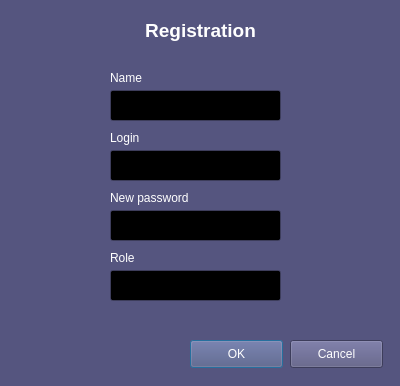
<?xml version="1.0" encoding="UTF-8"?>
<ui version="4.0">
 <class>DlgRegister</class>
 <widget class="QDialog" name="DlgRegister">
  <property name="geometry">
   <rect>
    <x>0</x>
    <y>0</y>
    <width>400</width>
    <height>386</height>
   </rect>
  </property>
  <property name="palette">
   <palette>
    <active>
     <colorrole role="WindowText">
      <brush brushstyle="SolidPattern">
       <color alpha="255">
        <red>255</red>
        <green>255</green>
        <blue>255</blue>
       </color>
      </brush>
     </colorrole>
     <colorrole role="Button">
      <brush brushstyle="SolidPattern">
       <color alpha="255">
        <red>85</red>
        <green>85</green>
        <blue>127</blue>
       </color>
      </brush>
     </colorrole>
     <colorrole role="Light">
      <brush brushstyle="SolidPattern">
       <color alpha="255">
        <red>127</red>
        <green>127</green>
        <blue>191</blue>
       </color>
      </brush>
     </colorrole>
     <colorrole role="Midlight">
      <brush brushstyle="SolidPattern">
       <color alpha="255">
        <red>106</red>
        <green>106</green>
        <blue>159</blue>
       </color>
      </brush>
     </colorrole>
     <colorrole role="Dark">
      <brush brushstyle="SolidPattern">
       <color alpha="255">
        <red>42</red>
        <green>42</green>
        <blue>63</blue>
       </color>
      </brush>
     </colorrole>
     <colorrole role="Mid">
      <brush brushstyle="SolidPattern">
       <color alpha="255">
        <red>56</red>
        <green>56</green>
        <blue>84</blue>
       </color>
      </brush>
     </colorrole>
     <colorrole role="Text">
      <brush brushstyle="SolidPattern">
       <color alpha="255">
        <red>255</red>
        <green>255</green>
        <blue>255</blue>
       </color>
      </brush>
     </colorrole>
     <colorrole role="BrightText">
      <brush brushstyle="SolidPattern">
       <color alpha="255">
        <red>255</red>
        <green>255</green>
        <blue>255</blue>
       </color>
      </brush>
     </colorrole>
     <colorrole role="ButtonText">
      <brush brushstyle="SolidPattern">
       <color alpha="255">
        <red>255</red>
        <green>255</green>
        <blue>255</blue>
       </color>
      </brush>
     </colorrole>
     <colorrole role="Base">
      <brush brushstyle="SolidPattern">
       <color alpha="255">
        <red>0</red>
        <green>0</green>
        <blue>0</blue>
       </color>
      </brush>
     </colorrole>
     <colorrole role="Window">
      <brush brushstyle="SolidPattern">
       <color alpha="255">
        <red>85</red>
        <green>85</green>
        <blue>127</blue>
       </color>
      </brush>
     </colorrole>
     <colorrole role="Shadow">
      <brush brushstyle="SolidPattern">
       <color alpha="255">
        <red>0</red>
        <green>0</green>
        <blue>0</blue>
       </color>
      </brush>
     </colorrole>
     <colorrole role="AlternateBase">
      <brush brushstyle="SolidPattern">
       <color alpha="255">
        <red>42</red>
        <green>42</green>
        <blue>63</blue>
       </color>
      </brush>
     </colorrole>
     <colorrole role="ToolTipBase">
      <brush brushstyle="SolidPattern">
       <color alpha="255">
        <red>255</red>
        <green>255</green>
        <blue>220</blue>
       </color>
      </brush>
     </colorrole>
     <colorrole role="ToolTipText">
      <brush brushstyle="SolidPattern">
       <color alpha="255">
        <red>0</red>
        <green>0</green>
        <blue>0</blue>
       </color>
      </brush>
     </colorrole>
    </active>
    <inactive>
     <colorrole role="WindowText">
      <brush brushstyle="SolidPattern">
       <color alpha="255">
        <red>255</red>
        <green>255</green>
        <blue>255</blue>
       </color>
      </brush>
     </colorrole>
     <colorrole role="Button">
      <brush brushstyle="SolidPattern">
       <color alpha="255">
        <red>85</red>
        <green>85</green>
        <blue>127</blue>
       </color>
      </brush>
     </colorrole>
     <colorrole role="Light">
      <brush brushstyle="SolidPattern">
       <color alpha="255">
        <red>127</red>
        <green>127</green>
        <blue>191</blue>
       </color>
      </brush>
     </colorrole>
     <colorrole role="Midlight">
      <brush brushstyle="SolidPattern">
       <color alpha="255">
        <red>106</red>
        <green>106</green>
        <blue>159</blue>
       </color>
      </brush>
     </colorrole>
     <colorrole role="Dark">
      <brush brushstyle="SolidPattern">
       <color alpha="255">
        <red>42</red>
        <green>42</green>
        <blue>63</blue>
       </color>
      </brush>
     </colorrole>
     <colorrole role="Mid">
      <brush brushstyle="SolidPattern">
       <color alpha="255">
        <red>56</red>
        <green>56</green>
        <blue>84</blue>
       </color>
      </brush>
     </colorrole>
     <colorrole role="Text">
      <brush brushstyle="SolidPattern">
       <color alpha="255">
        <red>255</red>
        <green>255</green>
        <blue>255</blue>
       </color>
      </brush>
     </colorrole>
     <colorrole role="BrightText">
      <brush brushstyle="SolidPattern">
       <color alpha="255">
        <red>255</red>
        <green>255</green>
        <blue>255</blue>
       </color>
      </brush>
     </colorrole>
     <colorrole role="ButtonText">
      <brush brushstyle="SolidPattern">
       <color alpha="255">
        <red>255</red>
        <green>255</green>
        <blue>255</blue>
       </color>
      </brush>
     </colorrole>
     <colorrole role="Base">
      <brush brushstyle="SolidPattern">
       <color alpha="255">
        <red>0</red>
        <green>0</green>
        <blue>0</blue>
       </color>
      </brush>
     </colorrole>
     <colorrole role="Window">
      <brush brushstyle="SolidPattern">
       <color alpha="255">
        <red>85</red>
        <green>85</green>
        <blue>127</blue>
       </color>
      </brush>
     </colorrole>
     <colorrole role="Shadow">
      <brush brushstyle="SolidPattern">
       <color alpha="255">
        <red>0</red>
        <green>0</green>
        <blue>0</blue>
       </color>
      </brush>
     </colorrole>
     <colorrole role="AlternateBase">
      <brush brushstyle="SolidPattern">
       <color alpha="255">
        <red>42</red>
        <green>42</green>
        <blue>63</blue>
       </color>
      </brush>
     </colorrole>
     <colorrole role="ToolTipBase">
      <brush brushstyle="SolidPattern">
       <color alpha="255">
        <red>255</red>
        <green>255</green>
        <blue>220</blue>
       </color>
      </brush>
     </colorrole>
     <colorrole role="ToolTipText">
      <brush brushstyle="SolidPattern">
       <color alpha="255">
        <red>0</red>
        <green>0</green>
        <blue>0</blue>
       </color>
      </brush>
     </colorrole>
    </inactive>
    <disabled>
     <colorrole role="WindowText">
      <brush brushstyle="SolidPattern">
       <color alpha="255">
        <red>42</red>
        <green>42</green>
        <blue>63</blue>
       </color>
      </brush>
     </colorrole>
     <colorrole role="Button">
      <brush brushstyle="SolidPattern">
       <color alpha="255">
        <red>85</red>
        <green>85</green>
        <blue>127</blue>
       </color>
      </brush>
     </colorrole>
     <colorrole role="Light">
      <brush brushstyle="SolidPattern">
       <color alpha="255">
        <red>127</red>
        <green>127</green>
        <blue>191</blue>
       </color>
      </brush>
     </colorrole>
     <colorrole role="Midlight">
      <brush brushstyle="SolidPattern">
       <color alpha="255">
        <red>106</red>
        <green>106</green>
        <blue>159</blue>
       </color>
      </brush>
     </colorrole>
     <colorrole role="Dark">
      <brush brushstyle="SolidPattern">
       <color alpha="255">
        <red>42</red>
        <green>42</green>
        <blue>63</blue>
       </color>
      </brush>
     </colorrole>
     <colorrole role="Mid">
      <brush brushstyle="SolidPattern">
       <color alpha="255">
        <red>56</red>
        <green>56</green>
        <blue>84</blue>
       </color>
      </brush>
     </colorrole>
     <colorrole role="Text">
      <brush brushstyle="SolidPattern">
       <color alpha="255">
        <red>42</red>
        <green>42</green>
        <blue>63</blue>
       </color>
      </brush>
     </colorrole>
     <colorrole role="BrightText">
      <brush brushstyle="SolidPattern">
       <color alpha="255">
        <red>255</red>
        <green>255</green>
        <blue>255</blue>
       </color>
      </brush>
     </colorrole>
     <colorrole role="ButtonText">
      <brush brushstyle="SolidPattern">
       <color alpha="255">
        <red>42</red>
        <green>42</green>
        <blue>63</blue>
       </color>
      </brush>
     </colorrole>
     <colorrole role="Base">
      <brush brushstyle="SolidPattern">
       <color alpha="255">
        <red>85</red>
        <green>85</green>
        <blue>127</blue>
       </color>
      </brush>
     </colorrole>
     <colorrole role="Window">
      <brush brushstyle="SolidPattern">
       <color alpha="255">
        <red>85</red>
        <green>85</green>
        <blue>127</blue>
       </color>
      </brush>
     </colorrole>
     <colorrole role="Shadow">
      <brush brushstyle="SolidPattern">
       <color alpha="255">
        <red>0</red>
        <green>0</green>
        <blue>0</blue>
       </color>
      </brush>
     </colorrole>
     <colorrole role="AlternateBase">
      <brush brushstyle="SolidPattern">
       <color alpha="255">
        <red>85</red>
        <green>85</green>
        <blue>127</blue>
       </color>
      </brush>
     </colorrole>
     <colorrole role="ToolTipBase">
      <brush brushstyle="SolidPattern">
       <color alpha="255">
        <red>255</red>
        <green>255</green>
        <blue>220</blue>
       </color>
      </brush>
     </colorrole>
     <colorrole role="ToolTipText">
      <brush brushstyle="SolidPattern">
       <color alpha="255">
        <red>0</red>
        <green>0</green>
        <blue>0</blue>
       </color>
      </brush>
     </colorrole>
    </disabled>
   </palette>
  </property>
  <property name="windowTitle">
   <string>Registration</string>
  </property>
  <widget class="QLineEdit" name="lineName">
   <property name="geometry">
    <rect>
     <x>110</x>
     <y>90</y>
     <width>171</width>
     <height>31</height>
    </rect>
   </property>
  </widget>
  <widget class="QLineEdit" name="lineLogin">
   <property name="geometry">
    <rect>
     <x>110</x>
     <y>150</y>
     <width>171</width>
     <height>31</height>
    </rect>
   </property>
  </widget>
  <widget class="QLineEdit" name="lineNewPassword">
   <property name="geometry">
    <rect>
     <x>110</x>
     <y>210</y>
     <width>171</width>
     <height>31</height>
    </rect>
   </property>
   <property name="echoMode">
    <enum>QLineEdit::Password</enum>
   </property>
  </widget>
  <widget class="QLabel" name="labelName">
   <property name="geometry">
    <rect>
     <x>110</x>
     <y>70</y>
     <width>81</width>
     <height>16</height>
    </rect>
   </property>
   <property name="font">
    <font>
     <pointsize>9</pointsize>
    </font>
   </property>
   <property name="text">
    <string>Name</string>
   </property>
   <property name="alignment">
    <set>Qt::AlignLeading|Qt::AlignLeft|Qt::AlignVCenter</set>
   </property>
  </widget>
  <widget class="QLabel" name="labelLogin">
   <property name="geometry">
    <rect>
     <x>110</x>
     <y>130</y>
     <width>71</width>
     <height>16</height>
    </rect>
   </property>
   <property name="font">
    <font>
     <pointsize>9</pointsize>
    </font>
   </property>
   <property name="text">
    <string>Login</string>
   </property>
   <property name="alignment">
    <set>Qt::AlignLeading|Qt::AlignLeft|Qt::AlignVCenter</set>
   </property>
  </widget>
  <widget class="QLabel" name="labelNewPassword">
   <property name="geometry">
    <rect>
     <x>110</x>
     <y>190</y>
     <width>111</width>
     <height>16</height>
    </rect>
   </property>
   <property name="font">
    <font>
     <pointsize>9</pointsize>
    </font>
   </property>
   <property name="text">
    <string>New password</string>
   </property>
   <property name="alignment">
    <set>Qt::AlignLeading|Qt::AlignLeft|Qt::AlignVCenter</set>
   </property>
  </widget>
  <widget class="QWidget" name="verticalLayoutWidget">
   <property name="geometry">
    <rect>
     <x>0</x>
     <y>10</y>
     <width>401</width>
     <height>41</height>
    </rect>
   </property>
   <layout class="QVBoxLayout" name="verticalLayout">
    <item>
     <widget class="QLabel" name="label_4">
      <property name="font">
       <font>
        <pointsize>14</pointsize>
        <weight>75</weight>
        <bold>true</bold>
       </font>
      </property>
      <property name="text">
       <string>Registration</string>
      </property>
      <property name="alignment">
       <set>Qt::AlignCenter</set>
      </property>
     </widget>
    </item>
   </layout>
  </widget>
  <widget class="QPushButton" name="okButton">
   <property name="geometry">
    <rect>
     <x>190</x>
     <y>340</y>
     <width>93</width>
     <height>28</height>
    </rect>
   </property>
   <property name="text">
    <string>OK</string>
   </property>
  </widget>
  <widget class="QPushButton" name="cancelButton">
   <property name="geometry">
    <rect>
     <x>290</x>
     <y>340</y>
     <width>93</width>
     <height>28</height>
    </rect>
   </property>
   <property name="text">
    <string>Cancel</string>
   </property>
  </widget>
  <widget class="QLineEdit" name="lineRole">
   <property name="geometry">
    <rect>
     <x>110</x>
     <y>270</y>
     <width>171</width>
     <height>31</height>
    </rect>
   </property>
   <property name="echoMode">
    <enum>QLineEdit::Normal</enum>
   </property>
  </widget>
  <widget class="QLabel" name="labelRole">
   <property name="geometry">
    <rect>
     <x>110</x>
     <y>250</y>
     <width>71</width>
     <height>16</height>
    </rect>
   </property>
   <property name="font">
    <font>
     <pointsize>9</pointsize>
    </font>
   </property>
   <property name="text">
    <string>Role</string>
   </property>
   <property name="alignment">
    <set>Qt::AlignLeading|Qt::AlignLeft|Qt::AlignVCenter</set>
   </property>
  </widget>
 </widget>
 <resources/>
 <connections/>
</ui>
